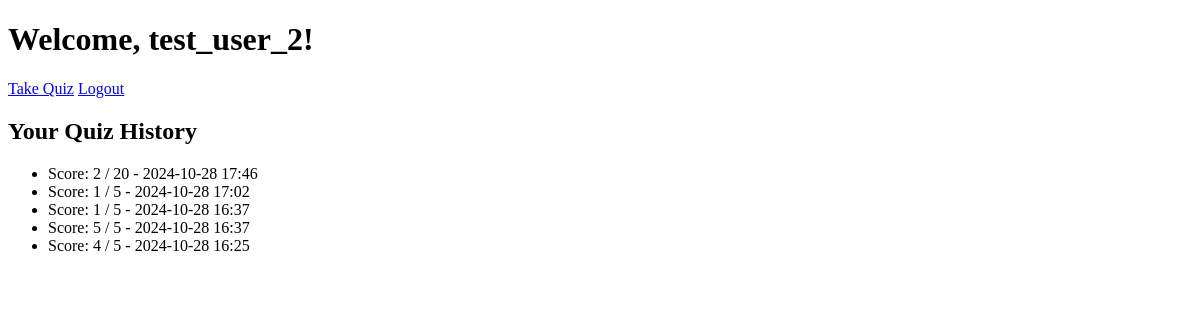
Before: /dashboard (signed in) with the older database file.
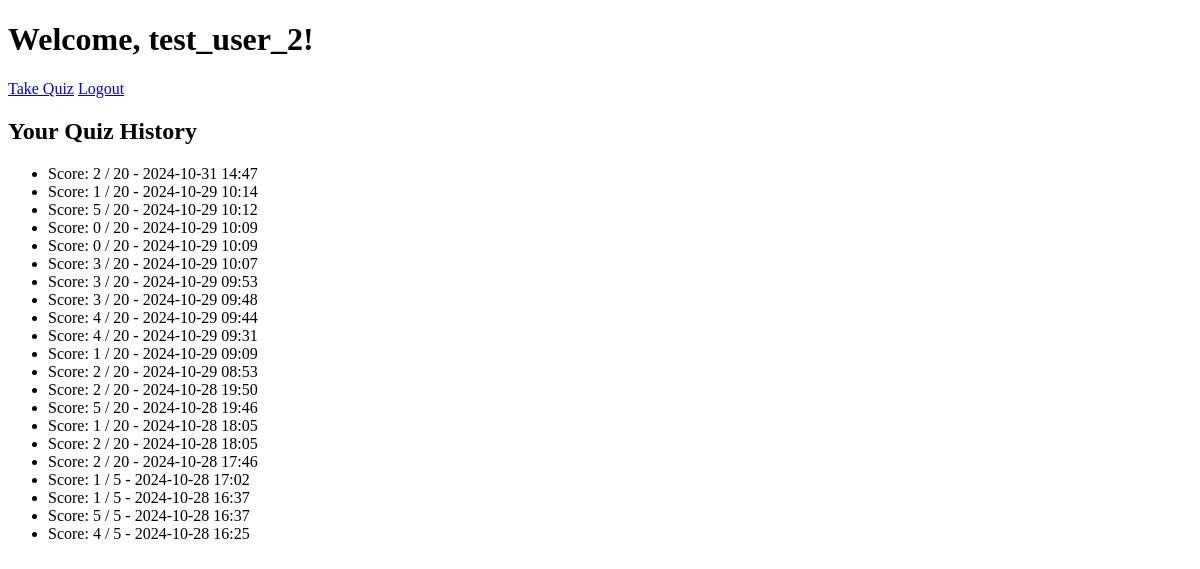
After: the same page with the newer database file.
### app/models.py (models this page shows)
class User(db.Model, UserMixin):
    id = db.Column(db.Integer, primary_key=True)
    username = db.Column(db.String(150), unique=True, nullable=False)
    password = db.Column(db.String(150), nullable=False)
    quiz_results = db.relationship('QuizResult', backref='user', lazy=True)  # Changed to quiz_results

class QuizResult(db.Model):
    id = db.Column(db.Integer, primary_key=True)
    user_id = db.Column(db.Integer, db.ForeignKey('user.id'), nullable=False)
    score = db.Column(db.Integer, nullable=False)
    total_questions = db.Column(db.Integer, nullable=False)
    timestamp = db.Column(db.DateTime, default=datetime.utcnow)

### app/routes.py (the view)
@app.route('/dashboard')
@login_required
def dashboard():
    quiz_results = QuizResult.query.filter_by(user_id=current_user.id).order_by(QuizResult.timestamp.desc()).all()
    return render_template('dashboard.html', user=current_user, quiz_results=quiz_results)

### app/models.py (called while the page is built)
@login_manager.user_loader
def load_user(user_id):
    return User.query.get(int(user_id))

### app/templates/dashboard.html (shortened to what this page needs)
<!DOCTYPE html>
<html lang="en">
<head>
</head>
<body>
    <h1>Welcome, {{ user.username }}!</h1>
    <nav>
        <a href="{{ url_for('quiz') }}">Take Quiz</a>
        <a href="{{ url_for('logout') }}">Logout</a>
    </nav>
    <section>
        <h2>Your Quiz History</h2>
        {% if quiz_results %}
            <ul>
                {% for result in quiz_results %}
                    <li>
                        Score: {{ result.score }} / {{ result.total_questions }}
                        - {{ result.timestamp.strftime('%Y-%m-%d %H:%M') }}
                    </li>
                {% endfor %}
            </ul>
        {% else %}
            <p>No quiz results available.</p>
        {% endif %}
    </section>
</body>
</html>

Changed rows visible on the page:
added QuizResult: score "2", total_questions "20", timestamp "2024-10-31 14:47"
added QuizResult: score "1", total_questions "20", timestamp "2024-10-29 10:14"
added QuizResult: score "5", total_questions "20", timestamp "2024-10-29 10:12"
added QuizResult: score "0", total_questions "20", timestamp "2024-10-29 10:09"
added QuizResult: score "0", total_questions "20", timestamp "2024-10-29 10:09"
added QuizResult: score "3", total_questions "20", timestamp "2024-10-29 10:07"
added QuizResult: score "3", total_questions "20", timestamp "2024-10-29 09:53"
added QuizResult: score "3", total_questions "20", timestamp "2024-10-29 09:48"
added QuizResult: score "4", total_questions "20", timestamp "2024-10-29 09:44"
added QuizResult: score "4", total_questions "20", timestamp "2024-10-29 09:31"
added QuizResult: score "1", total_questions "20", timestamp "2024-10-29 09:09"
added QuizResult: score "2", total_questions "20", timestamp "2024-10-29 08:53"
added QuizResult: score "2", total_questions "20", timestamp "2024-10-28 19:50"
added QuizResult: score "5", total_questions "20", timestamp "2024-10-28 19:46"
added QuizResult: score "1", total_questions "20", timestamp "2024-10-28 18:05"
added QuizResult: score "2", total_questions "20", timestamp "2024-10-28 18:05"
